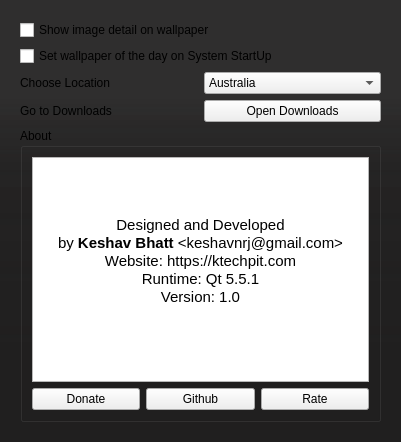
<?xml version="1.0" encoding="UTF-8"?>
<ui version="4.0">
 <class>setting_widget</class>
 <widget class="QWidget" name="setting_widget">
  <property name="geometry">
   <rect>
    <x>0</x>
    <y>0</y>
    <width>401</width>
    <height>442</height>
   </rect>
  </property>
  <property name="windowTitle">
   <string/>
  </property>
  <property name="styleSheet">
   <string notr="true"> QWidget#setting_widget
       { 
background-color: qlineargradient(spread:pad, x1:0.518, y1:1, x2:0.518, y2:0.15, stop:0.139 rgba(32, 31, 31, 250), stop:0.438 rgba(32, 31, 31, 235), stop:0.706 rgba(32, 31, 31, 220), stop:0.915842 rgba(32, 31, 31, 190));
         background-image:url(:/resources/texture.png), linear-gradient(hsla(0,0%,32%,.99), hsla(0,0%,27%,.95));
       background-clip: border;
        border-image: none; 
}</string>
  </property>
  <layout class="QHBoxLayout" name="horizontalLayout">
   <item>
    <widget class="QWidget" name="widget" native="true">
     <property name="styleSheet">
      <string notr="true"/>
     </property>
     <layout class="QVBoxLayout" name="verticalLayout">
      <item>
       <widget class="QCheckBox" name="watermark">
        <property name="text">
         <string>Show image detail on wallpaper</string>
        </property>
       </widget>
      </item>
      <item>
       <widget class="QCheckBox" name="startUp">
        <property name="text">
         <string>Set wallpaper of the day on System StartUp</string>
        </property>
       </widget>
      </item>
      <item>
       <layout class="QGridLayout" name="gridLayout">
        <item row="0" column="0">
         <widget class="QLabel" name="label">
          <property name="text">
           <string>Choose Location</string>
          </property>
         </widget>
        </item>
        <item row="0" column="1">
         <widget class="QComboBox" name="locationCombo">
          <item>
           <property name="text">
            <string>Australia</string>
           </property>
          </item>
          <item>
           <property name="text">
            <string>Canada</string>
           </property>
          </item>
          <item>
           <property name="text">
            <string>China</string>
           </property>
          </item>
          <item>
           <property name="text">
            <string>Germany</string>
           </property>
          </item>
          <item>
           <property name="text">
            <string>France</string>
           </property>
          </item>
          <item>
           <property name="text">
            <string>India</string>
           </property>
          </item>
          <item>
           <property name="text">
            <string>Japan</string>
           </property>
          </item>
          <item>
           <property name="text">
            <string>Spain</string>
           </property>
          </item>
          <item>
           <property name="text">
            <string>United Kingdom</string>
           </property>
          </item>
          <item>
           <property name="text">
            <string>United States</string>
           </property>
          </item>
         </widget>
        </item>
        <item row="1" column="0">
         <widget class="QLabel" name="label_2">
          <property name="text">
           <string>Go to Downloads</string>
          </property>
         </widget>
        </item>
        <item row="1" column="1">
         <widget class="controlButton" name="downloads">
          <property name="toolTip">
           <string>Open download directory</string>
          </property>
          <property name="text">
           <string>Open Downloads</string>
          </property>
          <property name="icon">
           <iconset resource="images.qrc">
            <normaloff>:/resources/folder-open-line.png</normaloff>:/resources/folder-open-line.png</iconset>
          </property>
          <property name="iconSize">
           <size>
            <width>22</width>
            <height>22</height>
           </size>
          </property>
         </widget>
        </item>
       </layout>
      </item>
      <item>
       <widget class="QGroupBox" name="groupBox_2">
        <property name="title">
         <string>About</string>
        </property>
        <layout class="QVBoxLayout" name="verticalLayout_4">
         <item>
          <layout class="QVBoxLayout" name="verticalLayout_2">
           <item>
            <widget class="QTextBrowser" name="aboutTextBrowser">
             <property name="minimumSize">
              <size>
               <width>0</width>
               <height>215</height>
              </size>
             </property>
             <property name="sizeAdjustPolicy">
              <enum>QAbstractScrollArea::AdjustToContents</enum>
             </property>
             <property name="html">
              <string>&lt;!DOCTYPE HTML PUBLIC &quot;-//W3C//DTD HTML 4.0//EN&quot; &quot;http://www.w3.org/TR/REC-html40/strict.dtd&quot;&gt;
&lt;html&gt;&lt;head&gt;&lt;meta name=&quot;qrichtext&quot; content=&quot;1&quot; /&gt;&lt;style type=&quot;text/css&quot;&gt;
p, li { white-space: pre-wrap; }
&lt;/style&gt;&lt;/head&gt;&lt;body style=&quot; font-family:'Ubuntu'; font-size:11pt; font-weight:400; font-style:normal;&quot;&gt;
&lt;p align=&quot;center&quot; style=&quot;-qt-paragraph-type:empty; margin-top:0px; margin-bottom:0px; margin-left:0px; margin-right:0px; -qt-block-indent:0; text-indent:0px;&quot;&gt;&lt;br /&gt;&lt;/p&gt;
&lt;p align=&quot;center&quot; style=&quot; margin-top:0px; margin-bottom:0px; margin-left:0px; margin-right:0px; -qt-block-indent:0; text-indent:0px;&quot;&gt;&lt;img src=&quot;:/resources/binfwall_64.png&quot; /&gt;&lt;/p&gt;
&lt;p align=&quot;center&quot; style=&quot;-qt-paragraph-type:empty; margin-top:0px; margin-bottom:0px; margin-left:0px; margin-right:0px; -qt-block-indent:0; text-indent:0px;&quot;&gt;&lt;br /&gt;&lt;/p&gt;
&lt;p align=&quot;center&quot; style=&quot; margin-top:0px; margin-bottom:0px; margin-left:0px; margin-right:0px; -qt-block-indent:0; text-indent:0px;&quot;&gt;Designed and Developed&lt;/p&gt;
&lt;p align=&quot;center&quot; style=&quot; margin-top:0px; margin-bottom:0px; margin-left:0px; margin-right:0px; -qt-block-indent:0; text-indent:0px;&quot;&gt;by &lt;span style=&quot; font-weight:600;&quot;&gt;Keshav Bhatt&lt;/span&gt; &amp;lt;keshavnrj@gmail.com&amp;gt;&lt;/p&gt;
&lt;p align=&quot;center&quot; style=&quot; margin-top:0px; margin-bottom:0px; margin-left:0px; margin-right:0px; -qt-block-indent:0; text-indent:0px;&quot;&gt;Website: https://ktechpit.com&lt;/p&gt;
&lt;p align=&quot;center&quot; style=&quot; margin-top:0px; margin-bottom:0px; margin-left:0px; margin-right:0px; -qt-block-indent:0; text-indent:0px;&quot;&gt;Runtime: Qt 5.5.1&lt;/p&gt;
&lt;p align=&quot;center&quot; style=&quot; margin-top:0px; margin-bottom:0px; margin-left:0px; margin-right:0px; -qt-block-indent:0; text-indent:0px;&quot;&gt;Version: 1.0&lt;/p&gt;
&lt;p align=&quot;center&quot; style=&quot;-qt-paragraph-type:empty; margin-top:0px; margin-bottom:0px; margin-left:0px; margin-right:0px; -qt-block-indent:0; text-indent:0px;&quot;&gt;&lt;br /&gt;&lt;/p&gt;&lt;/body&gt;&lt;/html&gt;</string>
             </property>
            </widget>
           </item>
           <item>
            <layout class="QHBoxLayout" name="horizontalLayout_2">
             <property name="topMargin">
              <number>0</number>
             </property>
             <item>
              <widget class="controlButton" name="donate">
               <property name="toolTip">
                <string>Buy me a coffee</string>
               </property>
               <property name="text">
                <string>Donate</string>
               </property>
               <property name="icon">
                <iconset resource="images.qrc">
                 <normaloff>:/resources/paypal-line.png</normaloff>:/resources/paypal-line.png</iconset>
               </property>
               <property name="iconSize">
                <size>
                 <width>22</width>
                 <height>22</height>
                </size>
               </property>
              </widget>
             </item>
             <item>
              <widget class="controlButton" name="github">
               <property name="toolTip">
                <string>Star repository on github</string>
               </property>
               <property name="text">
                <string>Github</string>
               </property>
               <property name="icon">
                <iconset resource="images.qrc">
                 <normaloff>:/resources/links-line.png</normaloff>:/resources/links-line.png</iconset>
               </property>
               <property name="iconSize">
                <size>
                 <width>22</width>
                 <height>22</height>
                </size>
               </property>
              </widget>
             </item>
             <item>
              <widget class="controlButton" name="rate">
               <property name="toolTip">
                <string>Give Ratings in Software App</string>
               </property>
               <property name="text">
                <string>Rate</string>
               </property>
               <property name="icon">
                <iconset resource="images.qrc">
                 <normaloff>:/resources/star-line.png</normaloff>:/resources/star-line.png</iconset>
               </property>
               <property name="iconSize">
                <size>
                 <width>22</width>
                 <height>22</height>
                </size>
               </property>
              </widget>
             </item>
            </layout>
           </item>
          </layout>
         </item>
        </layout>
       </widget>
      </item>
     </layout>
    </widget>
   </item>
  </layout>
 </widget>
 <customwidgets>
  <customwidget>
   <class>controlButton</class>
   <extends>QPushButton</extends>
   <header>controlbutton.h</header>
  </customwidget>
 </customwidgets>
 <resources>
  <include location="images.qrc"/>
 </resources>
 <connections/>
</ui>
